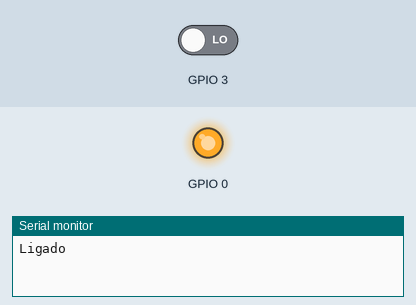
Simulated run of this sketch. Board: ESP8266 (Wemos D1 mini). On the bench: output pins drawn as LEDs (lit = HIGH), the last lines printed to the serial monitor. Inputs (shaded band) come from the test bench; at power-on: GPIO 3 LOW.

Above: at 1.2 s.
1.3 s: GPIO 3 driven HIGH
At 2.2 s:
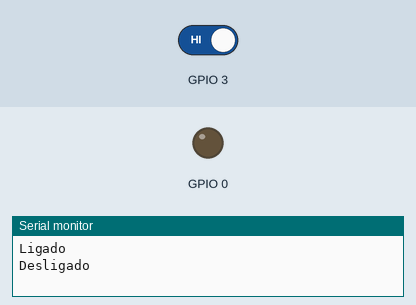
2.8 s: GPIO 3 driven LOW
At 4.3 s:
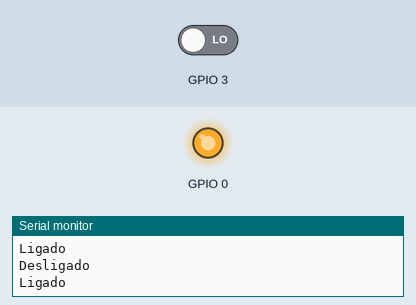
Timing chart, 0 to 5.8 s (numbered marks = the images above; inputs shaded):
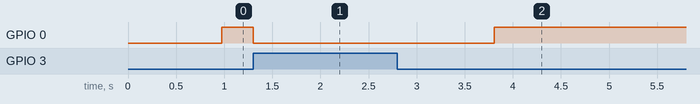

Measured:
- after the input at 1.3 s, GPIO 0: HIGH → LOW at once
- after the input at 2.8 s, GPIO 0: LOW → HIGH after 1.0 s

The sketch:

push-button-debounce.ino
```cpp
#include "sensor-shield.h"

int botao_status = 0;
int btn_last = 0;
int debounce = 0;
int ciclos_cpu = 1000;
int button_debounced = 0;


void setup (void){

  //configura o botao como entrada/input
  pinMode(BOTAO, INPUT);
  //configura o rele como saida/output
  pinMode(RELE, OUTPUT);

  //Configura a serial/uart0 para 115200bps
  Serial.begin(115200);

}

void loop(void){

  //le o status do botao e inverte o status (pullup)


  botao_status = !digitalRead(BOTAO);

  if(botao_status == 1){
    debounce++;
  } else {
    debounce = 0;
  }

  if(debounce >= ciclos_cpu){
    button_debounced = 1;
  } else {
    button_debounced = 0;
  }

  if(button_debounced != btn_last){
    if(button_debounced == HIGH){
      digitalWrite(RELE, HIGH);
      btn_last = HIGH;
      //escreve na serial o resultado do push
      Serial.printf("Ligado\n");
    } else {
      digitalWrite(RELE, LOW);
      btn_last = LOW;
      //escreve na serial o resultado do push
      Serial.printf("Desligado\n");
    }
  }

}
```
